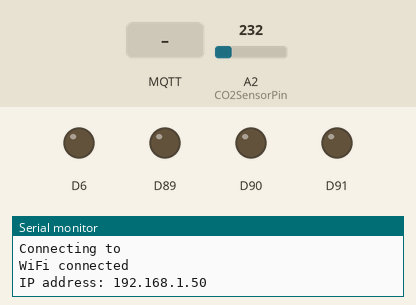
Recording of a sketch running on a simulated Arduino MKR. On the bench: output pins drawn as LEDs (lit = HIGH), the last lines printed to the serial monitor. The inputs (shaded band) are chosen by the test bench; at power-on: A2 (CO2SensorPin) = 232. WiFi joins after 1.5 s; servers stay silent unless stated; random numbers use the default seed unless the sketch sets one; no MQTT or app messages arrive unless stated; not simulated (calls return 0 or success): arduino_secrets.h.

Above: at 11.7 s.
11.8 s: MQTT message "1" arrives on the first subscribed topic
At 15.8 s:
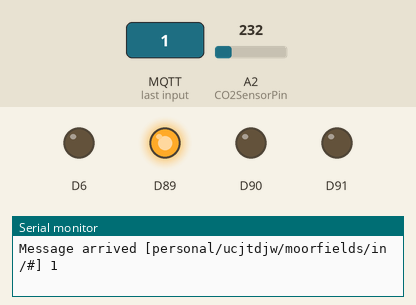
At 16.8 s:
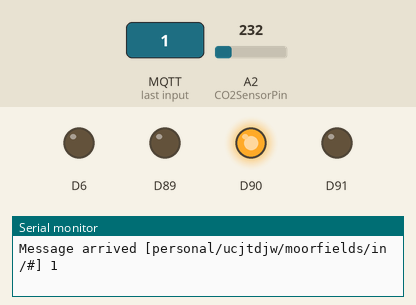
Timing chart, 0 to 19.6 s (numbered marks = the images above; inputs shaded):
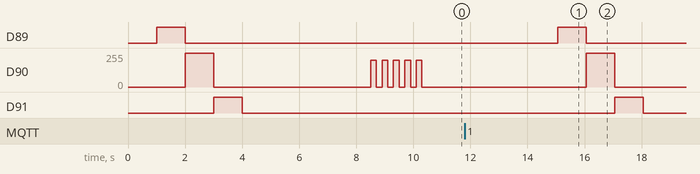

The sketch:

gravityCO2_wifi.ino
```cpp
/*!
 * Testing on MKR1010
 * Duncan Wilson - June 2023

 * Light Sensor code based on sample at https://github.com/DFRobot/DFRobot_B_LUX_V30B
 * DFRobot Gravity: Analog Sound Level Meter https://wiki.dfrobot.com/Gravity__Analog_Sound_Level_Meter_SKU_SEN0232
 * DFRobot Gravity: CO2 board - for 3.3v boards and v1.x sensors see: https://www.dfrobot.com/forum/topic/315493
 * mmWave - using high low putput from GPIO2
 * HDC1080 - based on closedcubed library

 * Connections - GND and 5V to all sensors plus:
 * light - SCL pin 7 and SDA pin 8
 * sound - A1
 * CO2 - A2
 * mmWave - GPIO2 on sensor to D5 on MKR1010
 * TMP36 on A0
 */

// set up connectivity
#include <WiFiNINA.h>           // wifi library for the MKR1010
#include <utility/wifi_drv.h>   // library to drive to RGB LED on the MKR1010
#include <PubSubClient.h>       // library for sending MQTT messages
#include "arduino_secrets.h"    // wifi and mqtt user / pass

#define VREF  3.3                 // voltage on AREF pin,default:operating voltage
#define CO2SensorPin A2           // this pin read the analog voltage from the sound level meter


// EDITABLE per sensor unit -- start
const int numReadings = 10;       // we take a measure every second, and send the average after this duration
const char topic[] = "personal/ucjtdjw/moorfields/bx1/";
// EDITABLE per sensor unit -- end


float ppm = 0;
float avgppm = 0;


// Setup wifi / MQTT variables
char ssid[]    = SECRET_SSID;
char password[] = SECRET_PASS;
const char* mqttuser = SECRET_MQTTUSER;
const char* mqttpass = SECRET_MQTTPASS;

WiFiServer server(80);
WiFiClient wificlient;

const char* mqtt_server = "mqtt.cetools.org";
WiFiClient mkrClient;
PubSubClient mqttClient(mkrClient);
long lastMsg = 0;
char msg[50];
int value = 0;

// variables for data capture
const int numberofsensors = 1;
float readings[numberofsensors][numReadings];  // Array to store the sensor readings
int indx = 0;              // Current index in the array
float totals[numberofsensors];              // Sum of all the readings


void setup() {
  Serial.begin(115200);
  //Serial1.begin(115200);
  delay(1000);                     // give time for the serial connections to open
  Serial.println("Coach v3");

 // Wire.begin();


  pinMode(LED_BUILTIN, OUTPUT);     // Initialize the LED_BUILTIN pin as an output
  digitalWrite(LED_BUILTIN, LOW);   // Turn the LED off

  // RGB LED's
  WiFiDrv::pinMode(25, OUTPUT); // G
  WiFiDrv::pinMode(26, OUTPUT); // R
  WiFiDrv::pinMode(27, OUTPUT); // B

  toggleRGB();

  // Initiate the connecting to wifi routine
  delay(2000); // wait a second before starting wifi
  WiFi.setHostname("BX1");
  startWifi();

  // Once connected to wifi establish connection to mqtt broker
  // personal/ucjtdjw/moorfields/
  mqttClient.setServer(mqtt_server, 1884);
  mqttClient.setCallback(callback);


  // Initialize the array to hold sensor readings with all zeros
  for (int i = 0; i < numberofsensors; i++) {
    totals[i] = 0.0;
    for (int j = 0; j < numReadings; j++) {
      readings[i][j] = 0.0;
    }
  }

}

void loop() {

  readSensors(0); // pass in 0 for no serial print or 1 to see readings
  //printSensorValues();
  sendAvgMQTT(1);  // pass in 0 for no serial print or 1 to see readings

  // it takes roughly 500ms to read all sensors so delay another 500 to make 1 sec cycle
  delay(500);

}
```

RGBLED.ino
```cpp
void toggleRGB(){

  WiFiDrv::analogWrite(25, 255);
  WiFiDrv::analogWrite(26, 0);
  WiFiDrv::analogWrite(27, 0);

  delay(1000);

  WiFiDrv::analogWrite(25, 0);
  WiFiDrv::analogWrite(26, 255);
  WiFiDrv::analogWrite(27, 0);

  delay(1000);

  WiFiDrv::analogWrite(25, 0);
  WiFiDrv::analogWrite(26, 0);
  WiFiDrv::analogWrite(27, 255);

  delay(1000);

  WiFiDrv::analogWrite(25, 0);
  WiFiDrv::analogWrite(26, 0);
  WiFiDrv::analogWrite(27, 0);

  delay(1000);
}


void blinkRGB(int ms, int loops, int r, int g, int b){
  while(loops){
    WiFiDrv::analogWrite(25, r);
    WiFiDrv::analogWrite(26, g);
    WiFiDrv::analogWrite(27, b);
    delay(ms);
    WiFiDrv::analogWrite(25, 0);
    WiFiDrv::analogWrite(26, 0);
    WiFiDrv::analogWrite(27, 0);
    delay(ms);
    loops-=1;
  }

}
```

connection.ino
```cpp
void startWifi(){
  // check for the WiFi module:
  if (WiFi.status() == WL_NO_MODULE) {
    Serial.println("Communication with WiFi module failed!");
    // don't continue
    while (true);
  }
  String fv = WiFi.firmwareVersion();
  if (fv < WIFI_FIRMWARE_LATEST_VERSION) {
    Serial.println("Please upgrade the firmware");
  }

  // We start by connecting to a WiFi network
  Serial.println();
  Serial.print("Connecting to ");
  Serial.println(ssid);
  WiFi.begin(ssid, password);

  // check to see if connected and wait until you are
  while (WiFi.status() != WL_CONNECTED) {
    delay(500);
    Serial.print(".");
    blinkRGB(200, 2, 200, 0, 0);
  }
  Serial.println("");
  Serial.println("WiFi connected");
  Serial.print("IP address: ");
  Serial.println(WiFi.localIP());
  blinkRGB(200, 5, 0, 200, 0);
}

// This function is used to make sure the arduino is connected
// to an MQTT broker before it tries to send a message and to
// keep alive subscriptions on the broker (ie listens for inTopic)

void reconnectMQTT() {
  if (WiFi.status() != WL_CONNECTED){
    startWifi();
  } else {
    //Serial.println(WiFi.localIP());
  }
  // Loop until we're reconnected
  while (!mqttClient.connected()) {    // while not (!) connected....
    Serial.print("Attempting MQTT connection...");
    // Create a random client ID
    String clientId = "BX1";
    clientId += String(random(0xffff), HEX);

    // Attempt to connect
    if (mqttClient.connect(clientId.c_str(), mqttuser, mqttpass)) {
      Serial.println("connected");
      // ... and subscribe to messages on broker
      mqttClient.subscribe("personal/ucjtdjw/moorfields/in/#");
    } else {
      Serial.print("failed, rc=");
      Serial.print(mqttClient.state());
      Serial.println(" try again in 5 seconds");
      // Wait 5 seconds before retrying
      delay(5000);
    }
  }
}


// The callback function is called when an incoming message is received
// from the MQTT broker (ie the inTopic message)/ In this demo if the first
// character of the message has the value "1" we turn an LED on. Any other value
// results in the LED being turned off

void callback(char* topic, byte* payload, unsigned int length) {
  Serial.print("Message arrived [");
  Serial.print(topic);
  Serial.print("] ");
  for (int i = 0; i < length; i++) {
    Serial.print((char)payload[i]);
  }
  Serial.println();

  toggleRGB();
}
```

sensors.ino
```cpp
void readSensors(int printresults){

  // CO2
  int sensorValue = analogRead(CO2SensorPin);
  float voltage = sensorValue*(3300/1023.0);
  if(voltage == 0 && printresults)
  {
    Serial.println("Fault");
  }
  else if(voltage < 400 && printresults)
  {
    Serial.println("preheating");
  }
  else
  {
    int voltage_difference=voltage-400;
    ppm=voltage_difference*50.0/16.0;
    if(printresults){
      // Print Voltage
      Serial.print("voltage: ");
      Serial.print(voltage);
      Serial.print("mv - ");
      //Print CO2 concentration
      Serial.print("CO2 Concentration: ");
      Serial.print(ppm);
      Serial.println("ppm");
    }
  }

}

void sendAvgMQTT(int printresults){

  // Read the sensor value and add it to the total
  totals[0] = totals[0] - readings[0][indx];     // Subtract the old reading from the total
  readings[0][indx] = ppm;   // Read the new sensor value
  totals[0] = totals[0] + readings[0][indx];     // Add the new reading to the total

  indx = (indx + 1) % numReadings;   // Increment the index and wrap around if necessary

  if (indx == 0) {
    // Calculate the average when all readings have been taken
    avgppm = totals[0] / numReadings;
    if(printresults){
      Serial.print("Average ppm: ");
      Serial.print(avgppm);
    }


    if (!mqttClient.connected()) {
      reconnectMQTT();
    }
    mqttClient.loop();

    snprintf (msg, 50, "%.1f", avgppm);
    char topicCDS[50];
    strcpy(topicCDS, topic);
    strcat(topicCDS, "CDS");
    mqttClient.publish(topicCDS, msg);

  }
}

void printSensorValues(){


  Serial.print(" ppm: ");
  Serial.println(ppm);

}
```

Measured:
- after the input at 11.8 s, D89: LOW → HIGH after 3.3 s, → LOW 1.0 s later; D90: 0/255 → 255/255 after 4.3 s, → 0/255 1.0 s later; D91: LOW → HIGH after 5.3 s, → LOW 1.0 s later
